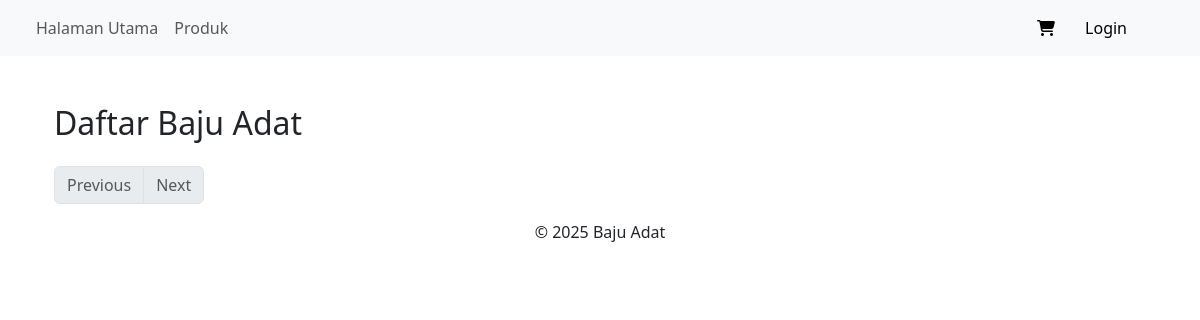
The page /bajuadat.php on the database as committed earlier.
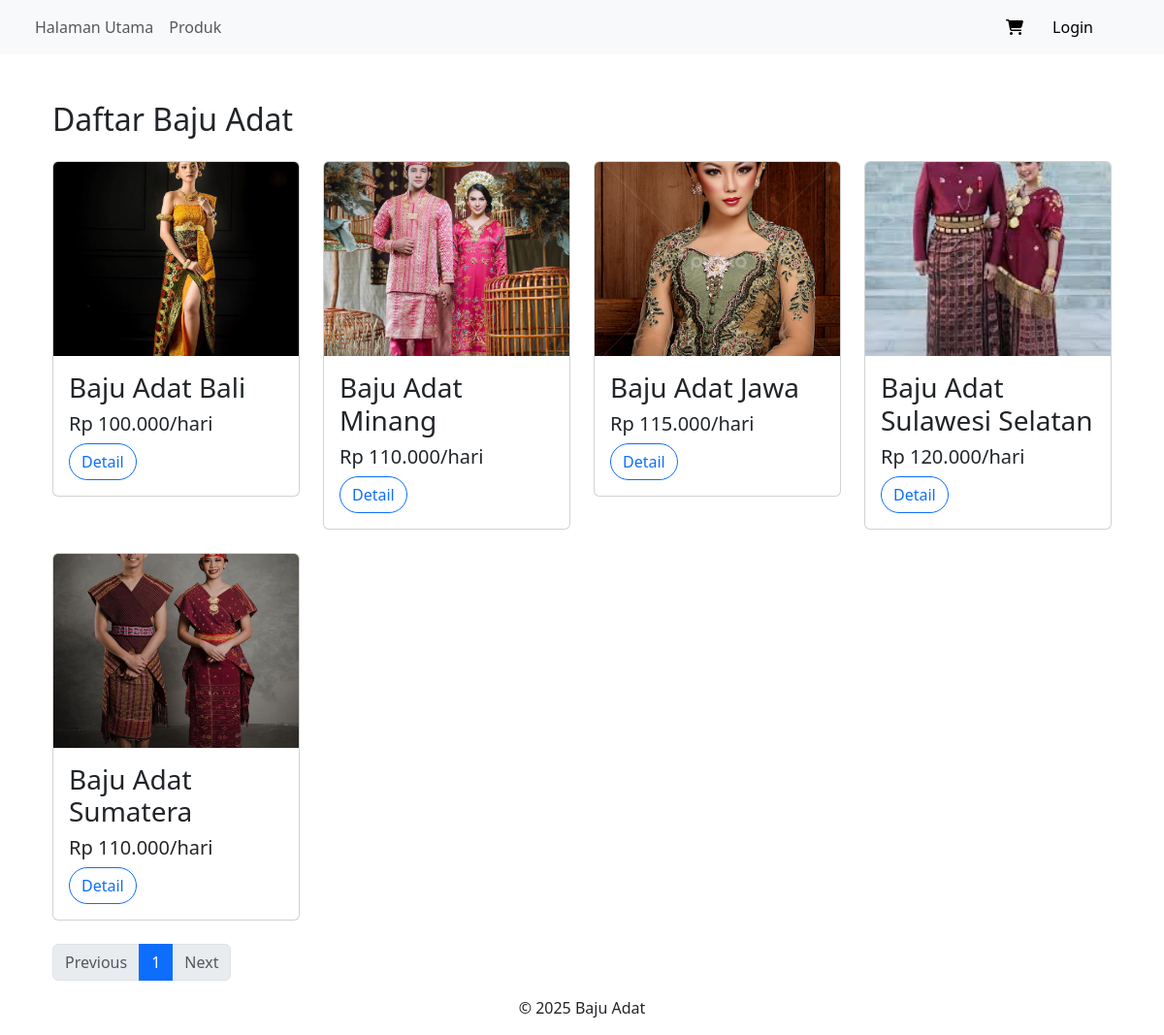
The same page on the database as committed later.
### tables this page shows
CREATE TABLE `produk_222145` (
  `produk_id_222145` int(11) NOT NULL,
  `nama_produk_222145` varchar(100) NOT NULL,
  `deskripsi_222145` text DEFAULT NULL,
  `kategori_222145` varchar(50) NOT NULL,
  `harga_sewa_222145` decimal(10,2) NOT NULL,
  `gambar_222145` varchar(255) DEFAULT NULL,
  `kelengkapan_222145` text NOT NULL,
  `status_222145` enum('tersedia','tidak tersedia') DEFAULT 'tersedia'
);

### bajuadat.php (the view)
<?php
include 'partials/header.php';
$per_page = 8;
$page = isset($_GET['page']) ? (int)$_GET['page'] : 1;
$offset = ($page - 1) * $per_page;
$total_query = "SELECT COUNT(*) FROM produk_222145 WHERE status_222145 = 'tersedia'";
$total_result = mysqli_query($koneksi, $total_query);
$total_rows = mysqli_fetch_row($total_result)[0];
$total_pages = ceil($total_rows / $per_page);
$query = "SELECT * FROM produk_222145
          WHERE status_222145 = 'tersedia'
          LIMIT $offset, $per_page";
$result = mysqli_query($koneksi, $query);
?>
<section class="container mt-5">
    <h2 class="mb-4">Daftar Baju Adat</h2>
    <div class="row">
        <?php while($produk = mysqli_fetch_assoc($result)): ?>
            <div class="col-md-12 col-lg-3">
                <div class="card mb-4">
                    <img style="height: 200px; object-fit: cover;"
                         src="admin/bajuadat/<?= htmlspecialchars($produk['gambar_222145'] ?? 'img/default.jpg') ?>"
                         class="card-img-top"
                         alt="<?= htmlspecialchars($produk['nama_produk_222145']) ?>">
                    <div class="card-body">
                        <h3 class="card-title"><?= htmlspecialchars($produk['nama_produk_222145']) ?></h3>
                        <h5>Rp <?= number_format($produk['harga_sewa_222145'], 0, ',', '.') ?>/hari</h5>
                        <a class="btn btn-outline-primary rounded-pill"
                           href="detail.php?id=<?= $produk['produk_id_222145'] ?>">
                           Detail
                        </a>
                    </div>
                </div>
            </div>
        <?php endwhile; ?>
    </div>
    <nav aria-label="Page navigation example">
        <ul class="pagination">
            <li class="page-item <?= $page <= 1 ? 'disabled' : '' ?>">
                <a class="page-link" href="?page=<?= $page - 1 ?>">Previous</a>
            </li>
            <?php for($i = 1; $i <= $total_pages; $i++): ?>
                <li class="page-item <?= $i == $page ? 'active' : '' ?>">
                    <a class="page-link" href="?page=<?= $i ?>"><?= $i ?></a>
                </li>
            <?php endfor; ?>
            <li class="page-item <?= $page >= $total_pages ? 'disabled' : '' ?>">
                <a class="page-link" href="?page=<?= $page + 1 ?>">Next</a>
            </li>
        </ul>
    </nav>
</section>
<?php include 'partials/footer.php'; ?>

### partials/header.php (shortened to what this page needs)
<?php
  if(isset($_SESSION['username_admin'])) {
      $isLoggedIn = true;
      $userName = $_SESSION['username_admin'];
  } else if(isset($_SESSION['username_pelanggan'])) {
    $isLoggedIn = true;
    $userName = $_SESSION['username_pelanggan'];
  }
  else {
      $isLoggedIn = false;
  }
?>
<!DOCTYPE html>
<html>
<head>
    <link rel="stylesheet" type="text/css" href="../assets/css/bootstrap.min.css">
    <link href="https://cdn.jsdelivr.net/npm/bootstrap@5.3.1/dist/css/bootstrap.min.css" rel="stylesheet">
    <link rel="stylesheet" href="https://cdnjs.cloudflare.com/ajax/libs/animate.css/4.1.1/animate.min.css"/>
</head>
<body>
    <header>
        <nav class="navbar navbar-expand-lg bg-light">
        <div class="container-fluid">
          <div class="collapse navbar-collapse" id="navbarNav">
            <ul class="navbar-nav">
              <li class="nav-item">
                <a class="nav-link <?php if ($_SERVER['REQUEST_URI'] === '/scm-najwa/index.php') echo 'active'; ?>" aria-current="page" href="index.php">Halaman Utama</a>
              </li>
              <li class="nav-item">
                <a class="nav-link <?php if ($_SERVER['REQUEST_URI'] === '/scm-najwa/material.php') echo 'active'; ?>" href="bajuadat.php">Produk</a>
              </li>
            </ul>
            <?php if($isLoggedIn): ?>
                <ul class="navbar-nav ms-auto me-5">
                <li class="nav-item">
                  <?php if(isset($_SESSION['username_admin'])): ?>
                    <a class="btn btn-light" href="admin/index.php">Dashboard</a>
                    <?php else: ?>
                      <div class="dropdown me-5">
                        <a href="keranjang.php" class="btn btn-light"><i class="fa-solid fa-cart-shopping"></i></a>
                        <a class="btn btn-light dropdown-toggle " href="#" role="button" data-bs-toggle="dropdown" aria-expanded="false">
                          Welcome, <?= $_SESSION['username_pelanggan'] ?>
                        </a>
                        <ul class="dropdown-menu">
                          <li><a class="dropdown-item" href="pembayaran.php">Pembayaran</a></li>
                          <li><a class="dropdown-item" href="admin/hapusSession.php">Logout</a></li>
                        </ul>
                      </div>
                  <?php endif; ?>
                </li>
                </ul>
            <?php else: ?>
            <ul class="navbar-nav ms-auto me-5">
                <li class="nav-item">
                  <a href="keranjang.php" class="btn btn-light"><i class="fa-solid fa-cart-shopping"></i></a>
                    <a class="btn btn-light" href="login_pelanggan.php">Login</a>
                </li>
            </ul>
            <?php endif; ?>
          </div>
        </div>
      </nav>
    </header>
    <main class="container mt-4 mb-3">

### partials/footer.php (shortened to what this page needs)
</main>
    <footer>
        <p class="text-center">&copy; 2025 Baju Adat</p>
    </footer>
</body>
</html>

Rows that differ between the two databases and show on the page:
added produk_222145: gambar_222145 (picture), nama_produk_222145 "Baju Adat Bali", harga_sewa_222145 "100.000"
added produk_222145: gambar_222145 (picture), nama_produk_222145 "Baju Adat Minang", harga_sewa_222145 "110.000"
added produk_222145: gambar_222145 (picture), nama_produk_222145 "Baju Adat Jawa", harga_sewa_222145 "115.000"
added produk_222145: gambar_222145 (picture), nama_produk_222145 "Baju Adat Sulawesi Selatan", harga_sewa_222145 "120.000"
added produk_222145: gambar_222145 (picture), nama_produk_222145 "Baju Adat Sumatera", harga_sewa_222145 "110.000"
Other text that changed with them:
new list line: "1"
